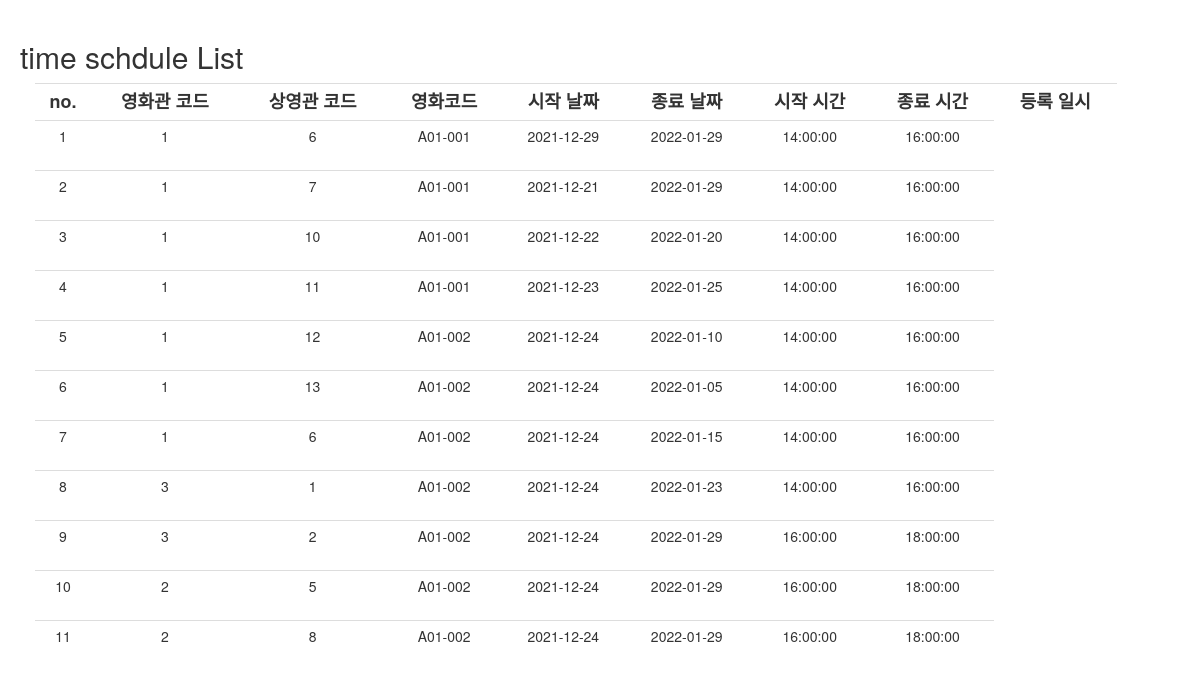
Screenshot of /admin/theater_info/sch_info.php with the database file from the repository.
### tables this page shows
CREATE TABLE `time_info` (
  `time_idx` int NOT NULL AUTO_INCREMENT,
  `time_theater` int NOT NULL,
  `time_room` int NOT NULL,
  `time_movie` varchar(50) NOT NULL,
  `time_schedule` date NOT NULL,
  `time_schedule_e` date NOT NULL,
  `time_movie_run` int NOT NULL,
  `time_break` time NOT NULL,
  `time_cycle` int NOT NULL,
  `time_start` time NOT NULL,
  `time_end` time NOT NULL,
  `time_reg_date` time DEFAULT NULL,
  PRIMARY KEY (`time_idx`)
);

### admin/theater_info/sch_info.php (the view, shortened to what this page needs)
<?php
include "./include/dbconn.php";
?>
<!DOCTYPE html>
<html lang="en">
<head>
    <link rel="stylesheet" href="https://maxcdn.bootstrapcdn.com/bootstrap/3.3.2/css/bootstrap.min.css">
    <link rel="stylesheet" href="https://maxcdn.bootstrapcdn.com/bootstrap/3.3.2/css/bootstrap-theme.min.css">
</head>
<body class="body">
    <div class="form" style="
    position: relative;
    width: auto; height: auto;
    padding-top: 20px; padding-left: 20px; padding-bottom : 40em;
    overflow-y : auto;
    ">
        <h2>time schdule List</h2>
        <form action="movie_info.php" method="post">
        <section>
            <div class="col-md-11">
                <table class="table table-condensed" style="position: absolute; top : 0px;">
                    <tr class="h4">
                        <th>no.</th>
                        <th>영화관 코드</th>
                        <th>상영관 코드</th>
                        <th>영화코드</th>
                        <th>시작 날짜</th>
                        <th>종료 날짜</th>
                        <th>시작 시간</th>
                        <th>종료 시간</th>
                        <th>등록 일시</th>
                    </tr>
                    <?php
                        $sql = 'select * From time_info';
                        $result = mysqli_query($conn, $sql);
                        while($row = mysqli_fetch_array($result)){
                            $time_idx = $row['time_idx'];
                            $time_theater = $row['time_theater'];
                            $time_room = $row['time_room'];
                            $time_movie = $row['time_movie'];
                            $time_schedule = $row['time_schedule'];
                            $time_schedule_e = $row['time_schedule_e'];
                            $time_start = $row['time_start'];
                            $time_end = $row['time_end'];
                    ?>
                    <tr class="h5" style="height: 50px !important; overflow: hidden !important;">
                        <td class="movie_info2"><?=$time_idx?></td>
                        <td class="movie_info4"><?=$time_theater?></td>
                        <td class="movie_info5"><?=$time_room?></td>
                        <td class="movie_info6"><?=$time_movie?></td>
                        <td class="movie_info9"><?=$time_schedule?></td>
                        <td class="movie_info10"><?=$time_schedule_e?></td>
                        <td class="movie_info12"><?=$time_start?></td>
                        <td class="movie_info13"><?=$time_end?></td>
                    </tr>
                    <?php
                    };
                    ?>
                </table>
            </div>
        </section>
        </form>
    </div>
</body>
</html>

### admin/theater_info/sch_info.php (style rules this page uses)
th, td { text-align : center; align-items: center; }

### rows the page displays
time_info: time_idx "1", time_theater "1", time_room "6", time_movie "A01-001", time_schedule "2021-12-29", time_schedule_e "2022-01-29", time_start "14:00:00", time_end "16:00:00"
time_info: time_idx "2", time_theater "1", time_room "7", time_movie "A01-001", time_schedule "2021-12-21", time_schedule_e "2022-01-29", time_start "14:00:00", time_end "16:00:00"
time_info: time_idx "3", time_theater "1", time_room "10", time_movie "A01-001", time_schedule "2021-12-22", time_schedule_e "2022-01-20", time_start "14:00:00", time_end "16:00:00"
time_info: time_idx "4", time_theater "1", time_room "11", time_movie "A01-001", time_schedule "2021-12-23", time_schedule_e "2022-01-25", time_start "14:00:00", time_end "16:00:00"
time_info: time_idx "5", time_theater "1", time_room "12", time_movie "A01-002", time_schedule "2021-12-24", time_schedule_e "2022-01-10", time_start "14:00:00", time_end "16:00:00"
time_info: time_idx "6", time_theater "1", time_room "13", time_movie "A01-002", time_schedule "2021-12-24", time_schedule_e "2022-01-05", time_start "14:00:00", time_end "16:00:00"
time_info: time_idx "7", time_theater "1", time_room "6", time_movie "A01-002", time_schedule "2021-12-24", time_schedule_e "2022-01-15", time_start "14:00:00", time_end "16:00:00"
time_info: time_idx "8", time_theater "3", time_room "1", time_movie "A01-002", time_schedule "2021-12-24", time_schedule_e "2022-01-23", time_start "14:00:00", time_end "16:00:00"
time_info: time_idx "9", time_theater "3", time_room "2", time_movie "A01-002", time_schedule "2021-12-24", time_schedule_e "2022-01-29", time_start "16:00:00", time_end "18:00:00"
time_info: time_idx "10", time_theater "2", time_room "5", time_movie "A01-002", time_schedule "2021-12-24", time_schedule_e "2022-01-29", time_start "16:00:00", time_end "18:00:00"
time_info: time_idx "11", time_theater "2", time_room "8", time_movie "A01-002", time_schedule "2021-12-24", time_schedule_e "2022-01-29", time_start "16:00:00", time_end "18:00:00"
